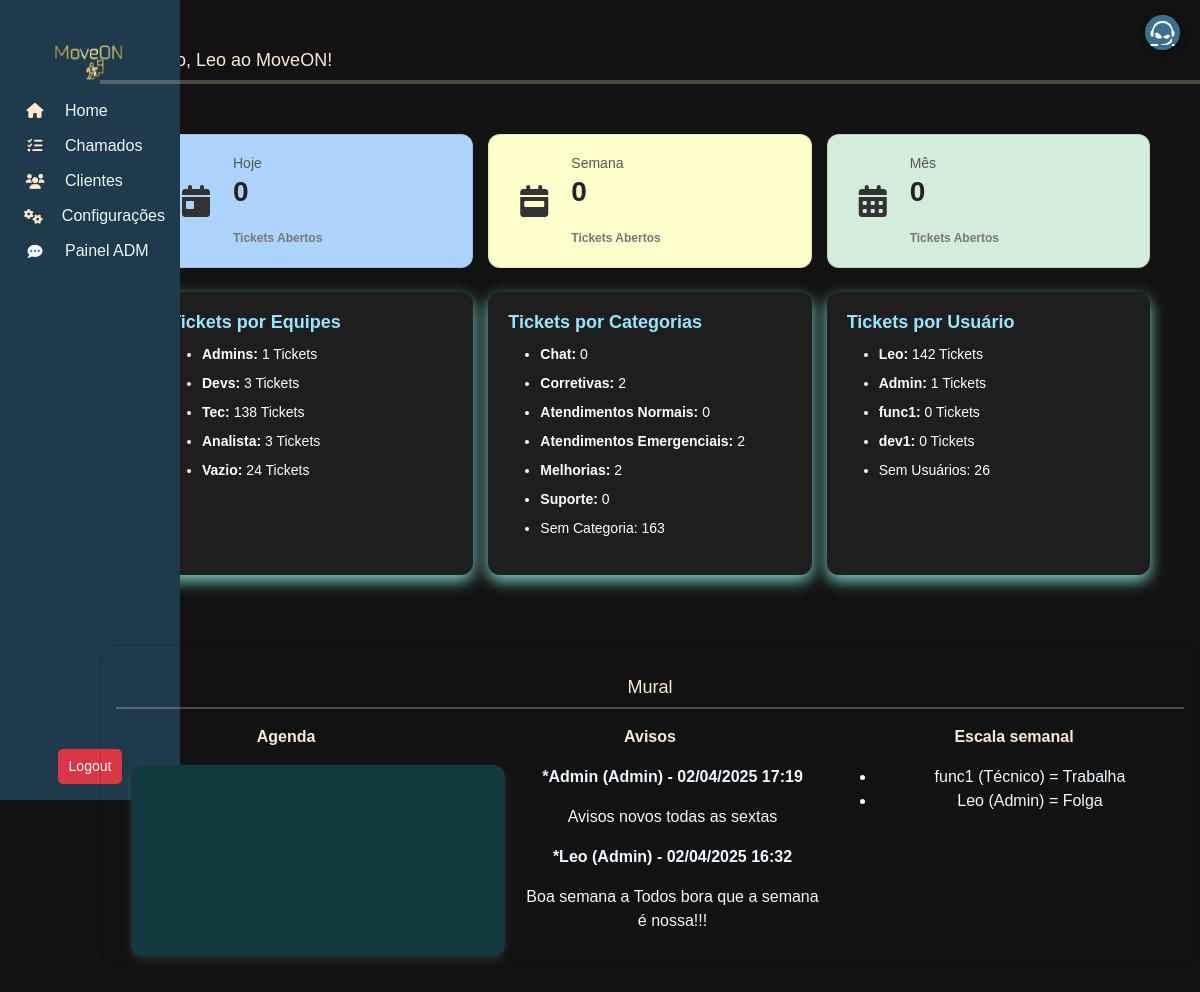
The page / (signed in) on the database its author committed.
### move_on/models.py (models this page shows)
class User(AbstractUser):
    client = models.ForeignKey(Profile, on_delete=models.CASCADE, related_name="users", null=True, blank=True, db_column='client')
    role = models.ForeignKey(Role, on_delete=models.SET_NULL, null=True, blank=True, db_column='role')
    groups = models.ManyToManyField(
        'auth.Group',
        related_name='move_on_users',
        blank=True
    )
    user_permissions = models.ManyToManyField(
        'auth.Permission',
        related_name='move_on_users',
        blank=True
    )
    class Meta:
        db_table = "users"
    def __str__(self):
        return f"{self.username} ({self.role})" if self.role else self.username

class Category(models.Model):
    name = models.CharField("Nome", max_length=100)
    description = models.TextField("Descrição", blank=True, null=True)
    class Meta:
        db_table = "categorias"
    def __str__(self):
        return self.name

class Role(models.Model):
    name = models.CharField("Nome do Papel", max_length=50, unique=True)
    description = models.TextField("Descrição", blank=True, null=True)
    class Meta:
        db_table = "roles"
    def __str__(self):
        return self.name

### notification/models.py (models this page shows, shortened)
class Notifications(models.Model):
    resume = models.TextField('Aviso')
    redator = models.ForeignKey(settings.AUTH_USER_MODEL, on_delete=models.CASCADE, null=True, blank=True)
    recipients = models.ManyToManyField(settings.AUTH_USER_MODEL, related_name="notification_recipients", blank=True)
    created_at = models.DateTimeField(auto_now_add=True)
    class Meta:
        verbose_name = "Notificação"
        verbose_name_plural = "Notificações"
        ordering = ["-created_at"]  # Ordena da mais recente para a mais antiga
        db_table = 'notifications'

### work_schedule/models.py (models this page shows, shortened)
class WorkSchedule(models.Model):
    SHIFT_CHOICES = [
        ('morning', 'Manhã'),
        ('afternoon', 'Tarde'),
        ('night', 'Noite')
    ]
    STATUS_CHOICES= [
        ('active', 'Ativo'),
        ('day_off', 'Folga'),
        ('absent', 'Ausente')
    ]
    worker = models.ForeignKey(settings.AUTH_USER_MODEL, on_delete=models.CASCADE, null=True, blank=True)
    date = models.DateField()
    start_time = models.TimeField()
    end_time = models.TimeField()
    shift_type = models.CharField(max_length=10, choices=SHIFT_CHOICES)
    status = models.CharField(max_length=10, choices=STATUS_CHOICES, default='active')
    override_day_off = models.BooleanField(default=False)  # Permite edição manual da folga
    created_at = models.DateTimeField(auto_now_add=True)
    updated_at = models.DateTimeField(auto_now=True)
    class Meta:
        unique_together = ('worker', 'date', 'start_time', 'end_time')
        ordering = ['date', 'start_time']
        db_table = 'workschedule'

### accounts/views.py (the view)
# urls.py: path('', IndexView.as_view(), name='menu'),
class IndexView(LoginRequiredMixin, TemplateView):
    template_name = 'index.html'
    def get_context_data(self, **kwargs):
        context = super().get_context_data(**kwargs)
        user = self.request.user
        today = localdate()  # Data de hoje
        week_start = today - timedelta(days=today.weekday())  # Início da semana (segunda-feira)
        month_start = today.replace(day=1)  # Início do mês
        categories = Category.objects.annotate(ticket_count=Count("ticket"))
        uncategorized_tickets = Ticket.objects.filter(category__isnull=True).count()
        usuarios = User.objects.annotate(ticket_count= Count("created_tickets"))
        unknow_user = Ticket.objects.filter(created_by__isnull=True).count()
        notifications = Notifications.objects.all().order_by('-created_at')[:10]
        work_schedule = WorkSchedule.objects.all().order_by('-id')[:5]
        roles = {
            'admins': 1,
            'devs': 2,
            'tec': 4,
            'analista': 5,
            'vazio': None
        }
        roles_tkts = {}
        for role_name, role_id in roles.items():
            roles_tkts[role_name] = Ticket.objects.filter(assigned_team_id=role_id).count()
        context['tickets_today'] = Ticket.objects.filter(created_by=user, created_at__date=today).count()
        context['tickets_week'] = Ticket.objects.filter(created_by=user, created_at__date__gte=week_start).count()
        context['tickets_month'] = Ticket.objects.filter(created_by=user, created_at__date__gte=month_start).count()
        context.update({
            'tickets_today': Ticket.objects.filter(created_by=user, created_at__date=today).count(),
            'tickets_week': Ticket.objects.filter(created_by=user, created_at__date__gte=week_start).count(),
            'tickets_month': Ticket.objects.filter(created_by=user, created_at__date__gte=month_start).count(),
            'roles_tkts': roles_tkts,
            'categories': categories,
            'uncategorized_tickets': uncategorized_tickets,  # Tickets sem categoria
            'unknow_user':unknow_user,
            'usuarios': usuarios,
            'notifications': notifications,
            'work_schedule':work_schedule
        })
        return context

### accounts/templates/index.html (shortened to what this page needs)
{% extends 'Menu/menu.html' %}
{% block content %}
<div class="container">
  <div class="dashboard-grid">
    <div class="ticket-card hoje">
      <i class="fas fa-calendar-day ticket-icon"></i>
      <div class="ticket-info">
        <h5>Hoje</h5>
        <p class="ticket-count">{{ tickets_today }}</p>
        <span>Tickets Abertos</span>
      </div>
    </div>
    <div class="ticket-card semana">
      <i class="fas fa-calendar-week ticket-icon"></i>
      <div class="ticket-info">
        <h5>Semana</h5>
        <p class="ticket-count">{{ tickets_week }}</p>
        <span>Tickets Abertos</span>
      </div>
    </div>
    <div class="ticket-card mes">
      <i class="fas fa-calendar-alt ticket-icon"></i>
      <div class="ticket-info">
        <h5>Mês</h5>
        <p class="ticket-count">{{ tickets_month }}</p>
        <span>Tickets Abertos</span>
      </div>
    </div>
  </div>
  <div class="dashboard-grid mt-4">
    <div class="roles-card">
      <h6 class="roles-card-title">
         Tickets por Equipes
      </h6>
      <ul class="roles-list">
        {% for role, count in roles_tkts.items %}
        <li><strong>{{ role|title }}:</strong> {{ count }} Tickets</li>
        {% endfor %}
      </ul>
    </div>
    <div class="roles-card">
      <h6 class="roles-card-title">
         Tickets por Categorias
      </h6>
      <ul class="roles-list">
        {% for categoria in categories %}
        <li>
          <strong>{{ categoria|title }}:</strong> {{ categoria.ticket_count }}
        </li>
        {% endfor %}
        <li>Sem Categoria: {{ uncategorized_tickets }}</li>
      </ul>
    </div>
    <div class="roles-card">
      <h6 class="roles-card-title">
         Tickets por Usuário
      </h6>
      <ul class="roles-list">
        {% for usuario in usuarios %}
        <li>
          <strong>{{ usuario.username }}:</strong> {{ usuario.ticket_count }}
          Tickets
        </li>
        {% endfor %}
        <li>Sem Usuários: {{ unknow_user }}</li>
      </ul>
    </div>
  </div>
</div>
<div class="container-mural">
  <div class="card">
    <h3>Mural</h3>
    <div class="bar-tab-color-preview">
      <hr style="border: none; height: 2px; background-color: blanchedalmond; margin: 0;">
    </div>
    <div class="row">
      <div class="col-4">
        <p><strong>Agenda</strong></p>
        <div id="calendar"></div>
      </div>
      <div class="col-4">
        <p><strong>Avisos</strong></p>
        {% if notifications %}
        {% for notification in notifications %}
        <strong style="margin-left: 45px; color:aliceblue"> *{{ notification.redator }} -
          {{notification.created_at|date:"d/m/Y H:i"}}</strong>
        <p style="margin-left: 45px; color:aliceblue">{{ notification.resume }}</p>
        {% endfor %}
        {% else %}
        <p>Sem notificações no momento.</p>
        {% endif %}
      </div>
      <div class="col-4">
        <p><strong>Escala semanal</strong></p>
        {% if work_schedule %}
        <ul>
          {% for schedule in work_schedule %}
          <li style="color: aliceblue;">
            {{ schedule.worker }} =
            {% if schedule.status == 'active' %}
            Trabalha
            {% else %}
            Folga
            {% endif %}
          </li>
          {% endfor %}
        </ul>
        {% else %}
        <p>Sem notificações no momento.</p>
        {% endif %}
      </div>
    </div>
  </div>
</div>
<link href="https://cdn.jsdelivr.net/npm/fullcalendar@5.11.3/main.min.css" rel="stylesheet">
{% endblock %}

### move_on/templates/Menu/menu.html (shortened to what this page needs)
{% load static %}
<head>
  <link href="https://cdn.jsdelivr.net/npm/bootstrap@5.3.3/dist/css/bootstrap.min.css" rel="stylesheet" />
  <link rel="stylesheet" href="https://cdnjs.cloudflare.com/ajax/libs/font-awesome/6.5.1/css/all.min.css" />
  <link rel="stylesheet" href="{% static 'css/styles.css' %}" />
</head>
<body>
  <nav class="sidebar">
    <h6> <img src="{% static 'image/moveon.png' %}" style="width: 100px; height:50px;"></h6>
    {% if user.is_authenticated %}
    <a href="/" data-bs-toggle="tooltip" data-bs-placement="right" title="Home">
      <i class="fas fa-home"></i> <span>Home</span>
    </a>
    <a href="{% url 'ticket_list' %}" data-bs-toggle="tooltip" data-bs-placement="right" title="Chamados">
      <i class="fas fa-tasks"></i> <span>Chamados</span>
    </a>
    <a href="{%url 'profile_list'%}" data-bs-toggle="tooltip" data-bs-placement="right" title="Clientes">
      <i class="fas fa-users"></i> <span>Clientes</span>
    </a>
    <a href="{% url 'params' %}" data-bs-toggle="tooltip" data-bs-placement="right" title="Configurações">
      <i class="fas fa-cogs"></i> <span>Configurações</span>
    </a>
    <a href="{% url 'chat_admin_panel' %}" data-bs-toggle="tooltip" data-bs-placement="right" title="Painel">
      <i class="fa-solid fa-comment-dots"></i><span>Painel ADM</span>
    </a>
    <form method="POST" action="{% url 'logout' %}">
      <button type="submit" class="btn btn-danger-2 w-100">Logout</button>
    </form>
    {% else %}
    <p>Necessário estar logado</p>
    {% endif %}
  </nav>
  <div class="content">
    <h3>
      {% block title %}Bem-vindo, {{ user.username }} ao MoveON!{% endblock %}
    </h3>
    <div class="bar-tab-color-preview">
      <hr style="border: none; height: 4px; background-color:blanchedalmond; margin: 0;">
    </div>
    {% block content %}{% endblock %}
  </div>
  <a href="{% url 'ticket_form' %}" class="support-btn" data-bs-toggle="tooltip" data-bs-placement="left"
    title="Novo Chamado">
    <i class="fa-brands fa-teamspeak"></i>
  </a>
</body>
</html>

### move_on/static/css/styles.css (style rules this page uses)
body { background-color: rgb(19, 19, 19); }
* { font-family: Verdana, Geneva, Tahoma, sans-serif; }
.sidebar { width: 60px; height: 100vh; background: #1e3a4b; position: fixed; top: 0; left: 0; display: flex; flex-direction: column; align-items: center; padding-top: 35px; transition: width 0.5s ease; }
h4, h6 { color: antiquewhite; font-weight: bolder; font-size: 15px; }
h3 { color: antiquewhite; font-size: 18px; }
.sidebar a { text-decoration: none; color: aliceblue; display: flex; align-items: center; gap: 10px; padding: 15px; width: 100%; white-space: nowrap; overflow: hidden; }
.sidebar a i { font-size: 15px; width: 40px; text-align: center; }
.content { margin-left: 100px; margin-top: 50px; }
.fa-home { color: blanchedalmond; }
.fa-tasks { color: blanchedalmond; }
.fa-users { color: blanchedalmond; }
.fa-cogs { color: blanchedalmond; }
.support-btn { position: fixed; top: 15px; right: 20px; background: #3d7090; color: white; border-radius: 50%; width: 35px; height: 35px; display: flex; align-items: center; justify-content: center; font-size: 1.5rem; box-shadow: 2px 2px 10px rgba(0, 0, 0, 0.2); transition: transform 0.2s ease-in-out; z-index: 1000; }
.btn { padding: 5px 10px; font-size: 12px; border-radius: 5px; }
.btn-danger-2 { background-color: #dc3545; color: white; padding: 10px 20px; border-radius: 5px; margin-top: 50vh; }
@media (min-width: 820px) { .btn-danger-2 { margin-top: 60vh; font-size: 14px; padding: 6px 10px; } }

### accounts/templates/index.html (style rules this page uses)
body { background-color: #121212; font-family: "Arial", sans-serif; color: #ffffff; }
.container { max-width: 100%; padding: 50px; }
.container-mural .card { background-color: transparent; text-align: center; display: flex; margin-bottom: 25rem; margin-top: 20px; padding: 15px; border-radius: 15px; }
.container-mural .card p, h3 { color: antiquewhite; margin-top: 1rem; }
.dashboard-grid { display: grid; grid-template-columns: repeat(auto-fit, minmax(280px, 1fr)); gap: 15px; justify-content: center; }
.ticket-card { border-radius: 12px; padding: 20px; display: flex; align-items: center; gap: 12px; font-weight: bold; color: #333; border: 1px solid rgba(0, 0, 0, 0.1); transition: transform 0.2s ease, box-shadow 0.2s ease; box-sizing: border-box; }
.ticket-icon { font-size: 32px; width: 50px; text-align: center; }
.ticket-info h5 { font-size: 14px; margin: 0; color: #555; }
.ticket-count { font-size: 28px; font-weight: 700; color: #222; }
.ticket-card span { font-size: 12px; color: #777; }
.ticket-card.hoje { background: #add4fd; }
.ticket-card.semana { background: #ffffce; }
.ticket-card.mes { background: #d4edda; }
.roles-card { background: #1e1e1e; border-radius: 12px; padding: 20px; color: #ffffff; transition: transform 0.2s ease, box-shadow 0.2s ease; box-shadow: 0px 6px 15px rgba(150, 255, 241, 0.8); }
.roles-card-title { font-size: 18px; font-weight: bold; color: #96e6ff; }
.roles-list { margin-top: 10px; }
.roles-list li { font-size: 14px; margin-bottom: 8px; }
#calendar { background: #12393d; padding: 15px; border-radius: 12px; box-shadow: 0px 4px 10px rgba(255, 255, 255, 0.1); width: 110%; height: 80%; margin-left: 15px; }

### rows shown on the page
User: username "Leo", ticket_count "142"
Category: name "Chat", ticket_count "0"
Category: name "Corretivas", ticket_count "2"
Category: name "Atendimentos Normais", ticket_count "0"
Category: name "Atendimentos Emergenciais", ticket_count "2"
Category: name "Melhorias", ticket_count "2"
Category: name "Suporte", ticket_count "0"
User: username "Admin", ticket_count "1"
User: username "func1", ticket_count "0"
User: username "dev1", ticket_count "0"
Notifications: redator "Admin (Admin)", created_at "02/04/2025 17:19", resume "Avisos novos todas as sextas"
Notifications: redator "Leo (Admin)", created_at "02/04/2025 16:32", resume "Boa semana a Todos bora que a semana é nossa!!!"
WorkSchedule: worker "func1 (Técnico)", status "Trabalha"
WorkSchedule: worker "Leo (Admin)", status "Folga"

### other values the page prints
{{ tickets_today }} "0"
{{ tickets_week }} "0"
{{ tickets_month }} "0"
{{ role|title }} "Admins" "Devs" "Tec" "Analista" "Vazio"
{{ count }} "1" "3" "138" "3" "24"
{{ uncategorized_tickets }} "163"
{{ unknow_user }} "26"
